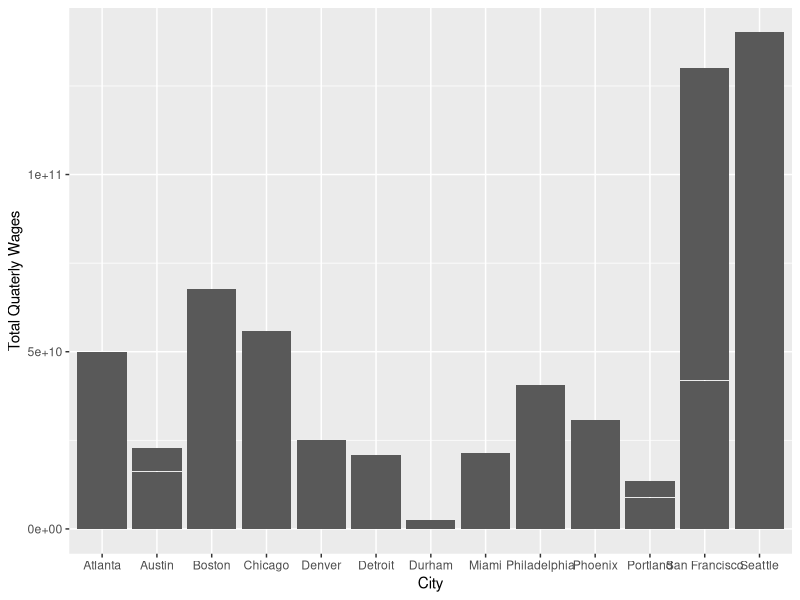

R code for this plot:
## ---- chunk 1
knitr::opts_chunk$set(echo = TRUE)

library(dplyr)
library(ggplot2)
## ---- chunk 2
library(readr)
qcew_area <- read.csv("qcew_area_msa_tech.csv")
## ---- chunk 3
ggplot(qcew_area, aes(x = city, y = total_qtrly_wages)) +
  xlab("City") +
  ylab("Total Quaterly Wages") +
  geom_bar(stat="identity")
